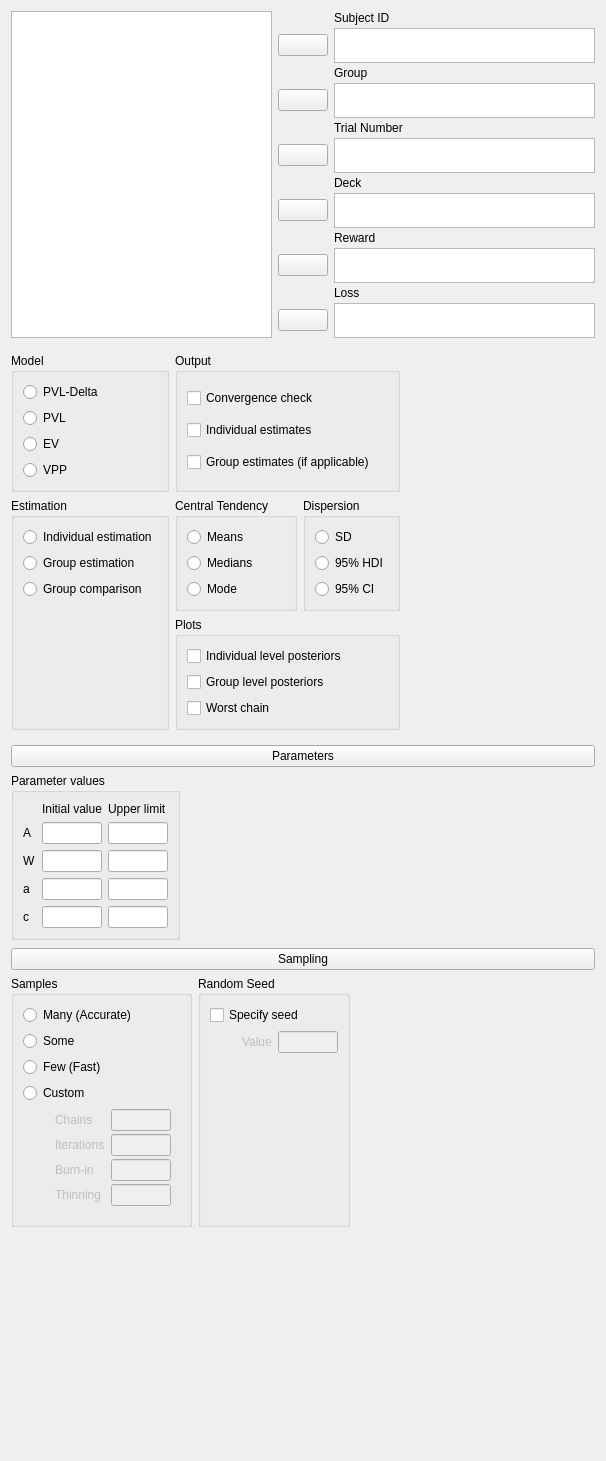
<?xml version="1.0" encoding="UTF-8"?>
<ui version="4.0">
 <class>R11tLearnForm</class>
 <widget class="QWidget" name="R11tLearnForm">
  <property name="geometry">
   <rect>
    <x>0</x>
    <y>0</y>
    <width>606</width>
    <height>1461</height>
   </rect>
  </property>
  <property name="sizePolicy">
   <sizepolicy hsizetype="Fixed" vsizetype="Preferred">
    <horstretch>0</horstretch>
    <verstretch>0</verstretch>
   </sizepolicy>
  </property>
  <property name="windowTitle">
   <string>Form</string>
  </property>
  <layout class="QVBoxLayout" name="verticalLayout">
   <item>
    <widget class="QWidget" name="widget_3" native="true">
     <layout class="QGridLayout" name="gridLayout_7">
      <property name="leftMargin">
       <number>0</number>
      </property>
      <property name="topMargin">
       <number>0</number>
      </property>
      <property name="rightMargin">
       <number>0</number>
      </property>
      <property name="bottomMargin">
       <number>0</number>
      </property>
      <property name="verticalSpacing">
       <number>0</number>
      </property>
      <item row="0" column="1" rowspan="2" colspan="2">
       <widget class="QWidget" name="topWidget" native="true">
        <property name="sizePolicy">
         <sizepolicy hsizetype="Expanding" vsizetype="Fixed">
          <horstretch>0</horstretch>
          <verstretch>0</verstretch>
         </sizepolicy>
        </property>
        <layout class="QGridLayout" name="gridLayout_3">
         <property name="leftMargin">
          <number>0</number>
         </property>
         <property name="topMargin">
          <number>0</number>
         </property>
         <property name="rightMargin">
          <number>0</number>
         </property>
         <property name="bottomMargin">
          <number>0</number>
         </property>
         <property name="verticalSpacing">
          <number>3</number>
         </property>
         <item row="0" column="2">
          <widget class="QLabel" name="label">
           <property name="text">
            <string>Subject ID</string>
           </property>
          </widget>
         </item>
         <item row="7" column="1">
          <widget class="AssignButton" name="buttonAssignDeck">
           <property name="sizePolicy">
            <sizepolicy hsizetype="Fixed" vsizetype="Fixed">
             <horstretch>0</horstretch>
             <verstretch>0</verstretch>
            </sizepolicy>
           </property>
           <property name="minimumSize">
            <size>
             <width>50</width>
             <height>0</height>
            </size>
           </property>
           <property name="maximumSize">
            <size>
             <width>50</width>
             <height>16777215</height>
            </size>
           </property>
           <property name="text">
            <string/>
           </property>
          </widget>
         </item>
         <item row="7" column="2">
          <widget class="BoundListView" name="deck">
           <property name="sizePolicy">
            <sizepolicy hsizetype="Expanding" vsizetype="Fixed">
             <horstretch>0</horstretch>
             <verstretch>0</verstretch>
            </sizepolicy>
           </property>
           <property name="minimumSize">
            <size>
             <width>0</width>
             <height>35</height>
            </size>
           </property>
           <property name="maximumSize">
            <size>
             <width>16777215</width>
             <height>35</height>
            </size>
           </property>
           <property name="selectionMode">
            <enum>QAbstractItemView::ExtendedSelection</enum>
           </property>
          </widget>
         </item>
         <item row="9" column="1">
          <widget class="AssignButton" name="buttonAssignReward">
           <property name="sizePolicy">
            <sizepolicy hsizetype="Fixed" vsizetype="Fixed">
             <horstretch>0</horstretch>
             <verstretch>0</verstretch>
            </sizepolicy>
           </property>
           <property name="minimumSize">
            <size>
             <width>50</width>
             <height>0</height>
            </size>
           </property>
           <property name="maximumSize">
            <size>
             <width>50</width>
             <height>16777215</height>
            </size>
           </property>
           <property name="text">
            <string/>
           </property>
          </widget>
         </item>
         <item row="8" column="2">
          <widget class="QLabel" name="label_5">
           <property name="text">
            <string>Reward</string>
           </property>
          </widget>
         </item>
         <item row="9" column="2">
          <widget class="BoundListView" name="reward">
           <property name="sizePolicy">
            <sizepolicy hsizetype="Expanding" vsizetype="Fixed">
             <horstretch>0</horstretch>
             <verstretch>0</verstretch>
            </sizepolicy>
           </property>
           <property name="minimumSize">
            <size>
             <width>0</width>
             <height>35</height>
            </size>
           </property>
           <property name="maximumSize">
            <size>
             <width>16777215</width>
             <height>35</height>
            </size>
           </property>
           <property name="selectionMode">
            <enum>QAbstractItemView::ExtendedSelection</enum>
           </property>
          </widget>
         </item>
         <item row="11" column="1">
          <widget class="AssignButton" name="buttonAssignLoss">
           <property name="sizePolicy">
            <sizepolicy hsizetype="Fixed" vsizetype="Fixed">
             <horstretch>0</horstretch>
             <verstretch>0</verstretch>
            </sizepolicy>
           </property>
           <property name="minimumSize">
            <size>
             <width>50</width>
             <height>0</height>
            </size>
           </property>
           <property name="maximumSize">
            <size>
             <width>50</width>
             <height>16777215</height>
            </size>
           </property>
           <property name="text">
            <string/>
           </property>
          </widget>
         </item>
         <item row="10" column="2">
          <widget class="QLabel" name="label_6">
           <property name="text">
            <string>Loss</string>
           </property>
          </widget>
         </item>
         <item row="11" column="2">
          <widget class="BoundListView" name="loss">
           <property name="sizePolicy">
            <sizepolicy hsizetype="Expanding" vsizetype="Fixed">
             <horstretch>0</horstretch>
             <verstretch>0</verstretch>
            </sizepolicy>
           </property>
           <property name="minimumSize">
            <size>
             <width>0</width>
             <height>35</height>
            </size>
           </property>
           <property name="maximumSize">
            <size>
             <width>16777215</width>
             <height>35</height>
            </size>
           </property>
           <property name="selectionMode">
            <enum>QAbstractItemView::ExtendedSelection</enum>
           </property>
          </widget>
         </item>
         <item row="5" column="2">
          <widget class="BoundListView" name="trialNumber">
           <property name="sizePolicy">
            <sizepolicy hsizetype="Expanding" vsizetype="Fixed">
             <horstretch>0</horstretch>
             <verstretch>0</verstretch>
            </sizepolicy>
           </property>
           <property name="minimumSize">
            <size>
             <width>0</width>
             <height>35</height>
            </size>
           </property>
           <property name="maximumSize">
            <size>
             <width>16777215</width>
             <height>35</height>
            </size>
           </property>
           <property name="selectionMode">
            <enum>QAbstractItemView::ExtendedSelection</enum>
           </property>
          </widget>
         </item>
         <item row="3" column="1">
          <widget class="AssignButton" name="buttonAssignGroup">
           <property name="sizePolicy">
            <sizepolicy hsizetype="Fixed" vsizetype="Fixed">
             <horstretch>0</horstretch>
             <verstretch>0</verstretch>
            </sizepolicy>
           </property>
           <property name="minimumSize">
            <size>
             <width>50</width>
             <height>0</height>
            </size>
           </property>
           <property name="maximumSize">
            <size>
             <width>50</width>
             <height>16777215</height>
            </size>
           </property>
           <property name="text">
            <string/>
           </property>
          </widget>
         </item>
         <item row="3" column="2">
          <widget class="BoundListView" name="group">
           <property name="sizePolicy">
            <sizepolicy hsizetype="Expanding" vsizetype="Fixed">
             <horstretch>0</horstretch>
             <verstretch>0</verstretch>
            </sizepolicy>
           </property>
           <property name="minimumSize">
            <size>
             <width>0</width>
             <height>35</height>
            </size>
           </property>
           <property name="maximumSize">
            <size>
             <width>16777215</width>
             <height>35</height>
            </size>
           </property>
           <property name="selectionMode">
            <enum>QAbstractItemView::ExtendedSelection</enum>
           </property>
          </widget>
         </item>
         <item row="2" column="2">
          <widget class="QLabel" name="label_2">
           <property name="text">
            <string>Group</string>
           </property>
          </widget>
         </item>
         <item row="5" column="1">
          <widget class="AssignButton" name="buttonAssignTrialNumber">
           <property name="sizePolicy">
            <sizepolicy hsizetype="Fixed" vsizetype="Fixed">
             <horstretch>0</horstretch>
             <verstretch>0</verstretch>
            </sizepolicy>
           </property>
           <property name="minimumSize">
            <size>
             <width>50</width>
             <height>0</height>
            </size>
           </property>
           <property name="maximumSize">
            <size>
             <width>50</width>
             <height>16777215</height>
            </size>
           </property>
           <property name="text">
            <string/>
           </property>
          </widget>
         </item>
         <item row="4" column="2">
          <widget class="QLabel" name="label_4">
           <property name="text">
            <string>Trial Number</string>
           </property>
          </widget>
         </item>
         <item row="6" column="2">
          <widget class="QLabel" name="label_3">
           <property name="text">
            <string>Deck</string>
           </property>
          </widget>
         </item>
         <item row="0" column="1">
          <widget class="QWidget" name="widget_7" native="true"/>
         </item>
         <item row="1" column="2">
          <widget class="BoundListView" name="subjectId">
           <property name="sizePolicy">
            <sizepolicy hsizetype="Expanding" vsizetype="Fixed">
             <horstretch>0</horstretch>
             <verstretch>0</verstretch>
            </sizepolicy>
           </property>
           <property name="minimumSize">
            <size>
             <width>0</width>
             <height>35</height>
            </size>
           </property>
           <property name="maximumSize">
            <size>
             <width>16777215</width>
             <height>35</height>
            </size>
           </property>
           <property name="selectionMode">
            <enum>QAbstractItemView::ExtendedSelection</enum>
           </property>
          </widget>
         </item>
         <item row="1" column="1">
          <widget class="AssignButton" name="buttonAssignSubjectId">
           <property name="sizePolicy">
            <sizepolicy hsizetype="Fixed" vsizetype="Fixed">
             <horstretch>0</horstretch>
             <verstretch>0</verstretch>
            </sizepolicy>
           </property>
           <property name="minimumSize">
            <size>
             <width>50</width>
             <height>0</height>
            </size>
           </property>
           <property name="maximumSize">
            <size>
             <width>50</width>
             <height>16777215</height>
            </size>
           </property>
           <property name="text">
            <string/>
           </property>
          </widget>
         </item>
         <item row="0" column="0" rowspan="12">
          <widget class="AvailableFieldsListView" name="listAvailableFields">
           <property name="sizePolicy">
            <sizepolicy hsizetype="Expanding" vsizetype="Preferred">
             <horstretch>0</horstretch>
             <verstretch>0</verstretch>
            </sizepolicy>
           </property>
           <property name="minimumSize">
            <size>
             <width>0</width>
             <height>0</height>
            </size>
           </property>
           <property name="selectionMode">
            <enum>QAbstractItemView::ExtendedSelection</enum>
           </property>
          </widget>
         </item>
        </layout>
       </widget>
      </item>
      <item row="2" column="1" colspan="2">
       <widget class="QWidget" name="widget_11" native="true">
        <layout class="QGridLayout" name="gridLayout_4">
         <property name="leftMargin">
          <number>0</number>
         </property>
         <property name="topMargin">
          <number>0</number>
         </property>
         <property name="rightMargin">
          <number>0</number>
         </property>
         <property name="bottomMargin">
          <number>0</number>
         </property>
         <property name="verticalSpacing">
          <number>3</number>
         </property>
        </layout>
       </widget>
      </item>
      <item row="4" column="1" rowspan="3" colspan="2">
       <widget class="QWidget" name="widget_15" native="true">
        <layout class="QGridLayout" name="gridLayout_6">
         <property name="leftMargin">
          <number>0</number>
         </property>
         <property name="topMargin">
          <number>0</number>
         </property>
         <property name="rightMargin">
          <number>0</number>
         </property>
         <property name="bottomMargin">
          <number>0</number>
         </property>
         <property name="verticalSpacing">
          <number>3</number>
         </property>
        </layout>
       </widget>
      </item>
      <item row="3" column="1" colspan="2">
       <widget class="QWidget" name="widget_13" native="true">
        <layout class="QGridLayout" name="gridLayout_5">
         <property name="leftMargin">
          <number>0</number>
         </property>
         <property name="topMargin">
          <number>0</number>
         </property>
         <property name="rightMargin">
          <number>0</number>
         </property>
         <property name="bottomMargin">
          <number>0</number>
         </property>
         <property name="verticalSpacing">
          <number>3</number>
         </property>
        </layout>
       </widget>
      </item>
     </layout>
    </widget>
   </item>
   <item>
    <widget class="QWidget" name="widget" native="true">
     <property name="sizePolicy">
      <sizepolicy hsizetype="Fixed" vsizetype="Preferred">
       <horstretch>0</horstretch>
       <verstretch>0</verstretch>
      </sizepolicy>
     </property>
     <layout class="QGridLayout" name="gridLayout_8">
      <property name="leftMargin">
       <number>0</number>
      </property>
      <property name="rightMargin">
       <number>0</number>
      </property>
      <property name="bottomMargin">
       <number>0</number>
      </property>
      <item row="1" column="1" rowspan="2">
       <widget class="BoundGroupBox" name="centralTendency">
        <property name="title">
         <string>Central Tendency</string>
        </property>
        <layout class="QGridLayout" name="gridLayout_23">
         <item row="1" column="0">
          <widget class="QRadioButton" name="_2medians">
           <property name="text">
            <string>Medians</string>
           </property>
          </widget>
         </item>
         <item row="0" column="0">
          <widget class="QRadioButton" name="_1means">
           <property name="text">
            <string>Means</string>
           </property>
          </widget>
         </item>
         <item row="2" column="0">
          <widget class="QRadioButton" name="_3mode">
           <property name="text">
            <string>Mode</string>
           </property>
          </widget>
         </item>
        </layout>
       </widget>
      </item>
      <item row="1" column="0" rowspan="3">
       <widget class="BoundGroupBox" name="estimation">
        <property name="title">
         <string>Estimation</string>
        </property>
        <layout class="QGridLayout" name="gridLayout_10">
         <item row="0" column="0">
          <widget class="QRadioButton" name="_1individualEstimation">
           <property name="text">
            <string>Individual estimation</string>
           </property>
          </widget>
         </item>
         <item row="4" column="0">
          <spacer name="verticalSpacer">
           <property name="orientation">
            <enum>Qt::Vertical</enum>
           </property>
           <property name="sizeHint" stdset="0">
            <size>
             <width>20</width>
             <height>40</height>
            </size>
           </property>
          </spacer>
         </item>
         <item row="1" column="0">
          <widget class="QRadioButton" name="_2groupEstimation">
           <property name="text">
            <string>Group estimation</string>
           </property>
          </widget>
         </item>
         <item row="3" column="0">
          <widget class="QRadioButton" name="_3groupComparison">
           <property name="text">
            <string>Group comparison</string>
           </property>
          </widget>
         </item>
        </layout>
       </widget>
      </item>
      <item row="0" column="0">
       <widget class="BoundGroupBox" name="model">
        <property name="title">
         <string>Model</string>
        </property>
        <layout class="QGridLayout" name="gridLayout_9">
         <item row="0" column="0">
          <widget class="QRadioButton" name="_1pvlDelta">
           <property name="text">
            <string>PVL-Delta</string>
           </property>
          </widget>
         </item>
         <item row="2" column="0">
          <widget class="QRadioButton" name="_3ev">
           <property name="text">
            <string>EV</string>
           </property>
          </widget>
         </item>
         <item row="1" column="0">
          <widget class="QRadioButton" name="_2pvl">
           <property name="text">
            <string>PVL</string>
           </property>
          </widget>
         </item>
         <item row="3" column="0">
          <widget class="QRadioButton" name="_4vpp">
           <property name="text">
            <string>VPP</string>
           </property>
          </widget>
         </item>
        </layout>
       </widget>
      </item>
      <item row="0" column="1" colspan="4">
       <widget class="GroupBox" name="groupBox_3">
        <property name="title">
         <string>Output</string>
        </property>
        <layout class="QGridLayout" name="gridLayout_11">
         <item row="0" column="0">
          <widget class="BoundCheckBox" name="outputConvergenceCheck">
           <property name="text">
            <string>Convergence check</string>
           </property>
          </widget>
         </item>
         <item row="1" column="0">
          <widget class="BoundCheckBox" name="outputIndividualEstimates">
           <property name="text">
            <string>Individual estimates</string>
           </property>
          </widget>
         </item>
         <item row="2" column="0">
          <widget class="BoundCheckBox" name="outputGroupEstimates">
           <property name="text">
            <string>Group estimates (if applicable)</string>
           </property>
          </widget>
         </item>
        </layout>
       </widget>
      </item>
      <item row="3" column="1" colspan="4">
       <widget class="GroupBox" name="groupBox_4">
        <property name="title">
         <string>Plots</string>
        </property>
        <layout class="QGridLayout" name="gridLayout_13">
         <item row="2" column="0">
          <widget class="BoundCheckBox" name="plotGroupLevelPosteriors">
           <property name="text">
            <string>Group level posteriors</string>
           </property>
          </widget>
         </item>
         <item row="1" column="0">
          <widget class="BoundCheckBox" name="plotIndividualLevelPosteriors">
           <property name="text">
            <string>Individual level posteriors</string>
           </property>
          </widget>
         </item>
         <item row="3" column="0">
          <widget class="BoundCheckBox" name="plotWorstChain">
           <property name="text">
            <string>Worst chain</string>
           </property>
          </widget>
         </item>
        </layout>
       </widget>
      </item>
      <item row="1" column="2" rowspan="2" colspan="3">
       <widget class="BoundGroupBox" name="distribution">
        <property name="title">
         <string>Dispersion</string>
        </property>
        <layout class="QGridLayout" name="gridLayout_22">
         <item row="2" column="0">
          <widget class="QRadioButton" name="_3ci">
           <property name="text">
            <string>95% CI</string>
           </property>
          </widget>
         </item>
         <item row="1" column="0">
          <widget class="QRadioButton" name="_2hdi">
           <property name="text">
            <string>95% HDI</string>
           </property>
          </widget>
         </item>
         <item row="0" column="0">
          <widget class="QRadioButton" name="_1sd">
           <property name="text">
            <string>SD</string>
           </property>
          </widget>
         </item>
        </layout>
       </widget>
      </item>
     </layout>
    </widget>
   </item>
   <item>
    <widget class="QWidget" name="widget_10" native="true">
     <layout class="QGridLayout" name="gridLayout_14">
      <property name="leftMargin">
       <number>0</number>
      </property>
      <property name="rightMargin">
       <number>0</number>
      </property>
      <property name="bottomMargin">
       <number>0</number>
      </property>
      <item row="0" column="0">
       <widget class="ExpanderButton" name="pushButton">
        <property name="sizePolicy">
         <sizepolicy hsizetype="Expanding" vsizetype="Fixed">
          <horstretch>0</horstretch>
          <verstretch>0</verstretch>
         </sizepolicy>
        </property>
        <property name="text">
         <string>Parameters</string>
        </property>
       </widget>
      </item>
      <item row="1" column="0">
       <widget class="QWidget" name="containerParameters" native="true">
        <property name="sizePolicy">
         <sizepolicy hsizetype="Fixed" vsizetype="Preferred">
          <horstretch>0</horstretch>
          <verstretch>0</verstretch>
         </sizepolicy>
        </property>
        <layout class="QGridLayout" name="gridLayout_15">
         <property name="leftMargin">
          <number>0</number>
         </property>
         <property name="topMargin">
          <number>0</number>
         </property>
         <property name="bottomMargin">
          <number>0</number>
         </property>
         <item row="0" column="0">
          <widget class="GroupBox" name="groupBox_5">
           <property name="title">
            <string>Parameter values</string>
           </property>
           <layout class="QGridLayout" name="gridLayout_16">
            <item row="4" column="1">
             <widget class="BoundTextBox" name="cInitial">
              <property name="maximumSize">
               <size>
                <width>60</width>
                <height>16777215</height>
               </size>
              </property>
             </widget>
            </item>
            <item row="4" column="2">
             <widget class="BoundTextBox" name="cUpper">
              <property name="maximumSize">
               <size>
                <width>60</width>
                <height>16777215</height>
               </size>
              </property>
             </widget>
            </item>
            <item row="1" column="1">
             <widget class="BoundTextBox" name="AInitial">
              <property name="maximumSize">
               <size>
                <width>60</width>
                <height>16777215</height>
               </size>
              </property>
             </widget>
            </item>
            <item row="2" column="0">
             <widget class="QLabel" name="label_9">
              <property name="text">
               <string>W</string>
              </property>
             </widget>
            </item>
            <item row="3" column="2">
             <widget class="BoundTextBox" name="aUpper">
              <property name="maximumSize">
               <size>
                <width>60</width>
                <height>16777215</height>
               </size>
              </property>
             </widget>
            </item>
            <item row="0" column="1">
             <widget class="QLabel" name="label_12">
              <property name="text">
               <string>Initial value</string>
              </property>
             </widget>
            </item>
            <item row="2" column="2">
             <widget class="BoundTextBox" name="WUpper">
              <property name="maximumSize">
               <size>
                <width>60</width>
                <height>16777215</height>
               </size>
              </property>
             </widget>
            </item>
            <item row="3" column="0">
             <widget class="QLabel" name="label_10">
              <property name="text">
               <string>a</string>
              </property>
             </widget>
            </item>
            <item row="2" column="1">
             <widget class="BoundTextBox" name="WInitial">
              <property name="maximumSize">
               <size>
                <width>60</width>
                <height>16777215</height>
               </size>
              </property>
             </widget>
            </item>
            <item row="3" column="1">
             <widget class="BoundTextBox" name="aInitial">
              <property name="maximumSize">
               <size>
                <width>60</width>
                <height>16777215</height>
               </size>
              </property>
             </widget>
            </item>
            <item row="1" column="2">
             <widget class="BoundTextBox" name="AUpper">
              <property name="maximumSize">
               <size>
                <width>60</width>
                <height>16777215</height>
               </size>
              </property>
             </widget>
            </item>
            <item row="4" column="0">
             <widget class="QLabel" name="label_11">
              <property name="text">
               <string>c</string>
              </property>
             </widget>
            </item>
            <item row="1" column="0">
             <widget class="QLabel" name="label_8">
              <property name="text">
               <string>A</string>
              </property>
             </widget>
            </item>
            <item row="0" column="2">
             <widget class="QLabel" name="label_13">
              <property name="text">
               <string>Upper limit</string>
              </property>
             </widget>
            </item>
           </layout>
          </widget>
         </item>
        </layout>
       </widget>
      </item>
     </layout>
    </widget>
   </item>
   <item>
    <widget class="QWidget" name="widget_5" native="true">
     <layout class="QGridLayout" name="gridLayout_12">
      <property name="leftMargin">
       <number>0</number>
      </property>
      <property name="topMargin">
       <number>2</number>
      </property>
      <property name="rightMargin">
       <number>0</number>
      </property>
      <property name="bottomMargin">
       <number>0</number>
      </property>
      <item row="0" column="0">
       <widget class="ExpanderButton" name="pushButton_2">
        <property name="sizePolicy">
         <sizepolicy hsizetype="Expanding" vsizetype="Fixed">
          <horstretch>0</horstretch>
          <verstretch>0</verstretch>
         </sizepolicy>
        </property>
        <property name="text">
         <string>Sampling</string>
        </property>
       </widget>
      </item>
      <item row="1" column="0">
       <widget class="QWidget" name="containerSampling" native="true">
        <property name="sizePolicy">
         <sizepolicy hsizetype="Fixed" vsizetype="Fixed">
          <horstretch>0</horstretch>
          <verstretch>0</verstretch>
         </sizepolicy>
        </property>
        <layout class="QGridLayout" name="gridLayout_18">
         <property name="leftMargin">
          <number>0</number>
         </property>
         <property name="topMargin">
          <number>0</number>
         </property>
         <property name="bottomMargin">
          <number>0</number>
         </property>
         <item row="0" column="0">
          <widget class="BoundGroupBox" name="samples">
           <property name="title">
            <string>Samples</string>
           </property>
           <layout class="QGridLayout" name="gridLayout_19">
            <item row="1" column="0">
             <widget class="QRadioButton" name="_2some">
              <property name="text">
               <string>Some</string>
              </property>
             </widget>
            </item>
            <item row="0" column="0">
             <widget class="QRadioButton" name="_1many">
              <property name="text">
               <string>Many (Accurate)</string>
              </property>
             </widget>
            </item>
            <item row="3" column="0">
             <widget class="QRadioButton" name="_4custom">
              <property name="text">
               <string>Custom</string>
              </property>
             </widget>
            </item>
            <item row="2" column="0">
             <widget class="QRadioButton" name="_3few">
              <property name="text">
               <string>Few (Fast)</string>
              </property>
             </widget>
            </item>
            <item row="4" column="0">
             <widget class="QWidget" name="custom" native="true">
              <property name="enabled">
               <bool>false</bool>
              </property>
              <layout class="QGridLayout" name="gridLayout_20">
               <property name="leftMargin">
                <number>32</number>
               </property>
               <property name="topMargin">
                <number>0</number>
               </property>
               <property name="verticalSpacing">
                <number>3</number>
               </property>
               <item row="5" column="1">
                <widget class="BoundTextBox" name="customThinning">
                 <property name="maximumSize">
                  <size>
                   <width>60</width>
                   <height>16777215</height>
                  </size>
                 </property>
                </widget>
               </item>
               <item row="3" column="1">
                <widget class="BoundTextBox" name="customBurnin">
                 <property name="maximumSize">
                  <size>
                   <width>60</width>
                   <height>16777215</height>
                  </size>
                 </property>
                </widget>
               </item>
               <item row="1" column="1">
                <widget class="BoundTextBox" name="customIterations">
                 <property name="maximumSize">
                  <size>
                   <width>60</width>
                   <height>16777215</height>
                  </size>
                 </property>
                </widget>
               </item>
               <item row="5" column="0">
                <widget class="QLabel" name="label_17">
                 <property name="text">
                  <string>Thinning</string>
                 </property>
                </widget>
               </item>
               <item row="1" column="0">
                <widget class="QLabel" name="label_7">
                 <property name="text">
                  <string>Iterations</string>
                 </property>
                </widget>
               </item>
               <item row="3" column="0">
                <widget class="QLabel" name="label_14">
                 <property name="text">
                  <string>Burn-in</string>
                 </property>
                </widget>
               </item>
               <item row="0" column="0">
                <widget class="QLabel" name="label_16">
                 <property name="text">
                  <string>Chains</string>
                 </property>
                </widget>
               </item>
               <item row="0" column="1">
                <widget class="BoundTextBox" name="customChains">
                 <property name="maximumSize">
                  <size>
                   <width>60</width>
                   <height>16777215</height>
                  </size>
                 </property>
                </widget>
               </item>
              </layout>
             </widget>
            </item>
           </layout>
          </widget>
         </item>
         <item row="0" column="1">
          <widget class="GroupBox" name="groupBox_7">
           <property name="title">
            <string>Random Seed</string>
           </property>
           <layout class="QGridLayout" name="gridLayout_24">
            <item row="0" column="0">
             <widget class="BoundCheckBox" name="specificSeed">
              <property name="text">
               <string>Specify seed</string>
              </property>
             </widget>
            </item>
            <item row="1" column="0">
             <widget class="QWidget" name="specificSeedContainer" native="true">
              <property name="enabled">
               <bool>false</bool>
              </property>
              <layout class="QGridLayout" name="gridLayout_26">
               <property name="leftMargin">
                <number>32</number>
               </property>
               <property name="topMargin">
                <number>0</number>
               </property>
               <property name="rightMargin">
                <number>0</number>
               </property>
               <property name="bottomMargin">
                <number>0</number>
               </property>
               <item row="0" column="0">
                <widget class="QLabel" name="label_15">
                 <property name="text">
                  <string>Value</string>
                 </property>
                </widget>
               </item>
               <item row="0" column="1">
                <widget class="BoundTextBox" name="specificSeedValue">
                 <property name="maximumSize">
                  <size>
                   <width>60</width>
                   <height>16777215</height>
                  </size>
                 </property>
                </widget>
               </item>
               <item row="1" column="1">
                <spacer name="verticalSpacer_3">
                 <property name="orientation">
                  <enum>Qt::Vertical</enum>
                 </property>
                 <property name="sizeHint" stdset="0">
                  <size>
                   <width>20</width>
                   <height>40</height>
                  </size>
                 </property>
                </spacer>
               </item>
              </layout>
             </widget>
            </item>
           </layout>
          </widget>
         </item>
        </layout>
       </widget>
      </item>
     </layout>
    </widget>
   </item>
   <item>
    <spacer name="verticalSpacer_2">
     <property name="orientation">
      <enum>Qt::Vertical</enum>
     </property>
     <property name="sizeHint" stdset="0">
      <size>
       <width>20</width>
       <height>40</height>
      </size>
     </property>
    </spacer>
   </item>
  </layout>
 </widget>
 <customwidgets>
  <customwidget>
   <class>AssignButton</class>
   <extends>QPushButton</extends>
   <header>widgets/assignbutton.h</header>
  </customwidget>
  <customwidget>
   <class>AvailableFieldsListView</class>
   <extends>QListView</extends>
   <header>widgets/availablefieldslistview.h</header>
  </customwidget>
  <customwidget>
   <class>BoundListView</class>
   <extends>QListView</extends>
   <header>widgets/boundlistview.h</header>
  </customwidget>
  <customwidget>
   <class>GroupBox</class>
   <extends>QGroupBox</extends>
   <header>widgets/groupbox.h</header>
   <container>1</container>
  </customwidget>
  <customwidget>
   <class>BoundTextBox</class>
   <extends>QLineEdit</extends>
   <header>widgets/boundtextbox.h</header>
  </customwidget>
  <customwidget>
   <class>BoundGroupBox</class>
   <extends>QGroupBox</extends>
   <header>widgets/boundgroupbox.h</header>
   <container>1</container>
  </customwidget>
  <customwidget>
   <class>ExpanderButton</class>
   <extends>QPushButton</extends>
   <header>widgets/expanderbutton.h</header>
  </customwidget>
  <customwidget>
   <class>BoundCheckBox</class>
   <extends>QCheckBox</extends>
   <header>widgets/boundcheckbox.h</header>
  </customwidget>
 </customwidgets>
 <tabstops>
  <tabstop>buttonAssignSubjectId</tabstop>
  <tabstop>subjectId</tabstop>
  <tabstop>_1pvlDelta</tabstop>
  <tabstop>outputConvergenceCheck</tabstop>
  <tabstop>outputIndividualEstimates</tabstop>
  <tabstop>outputGroupEstimates</tabstop>
  <tabstop>_1individualEstimation</tabstop>
  <tabstop>_2groupEstimation</tabstop>
  <tabstop>_3groupComparison</tabstop>
  <tabstop>_1means</tabstop>
  <tabstop>_2medians</tabstop>
  <tabstop>_3mode</tabstop>
  <tabstop>_1sd</tabstop>
  <tabstop>_2hdi</tabstop>
  <tabstop>_3ci</tabstop>
  <tabstop>plotIndividualLevelPosteriors</tabstop>
  <tabstop>plotGroupLevelPosteriors</tabstop>
  <tabstop>plotWorstChain</tabstop>
  <tabstop>pushButton</tabstop>
  <tabstop>AInitial</tabstop>
  <tabstop>AUpper</tabstop>
  <tabstop>WInitial</tabstop>
  <tabstop>WUpper</tabstop>
  <tabstop>aInitial</tabstop>
  <tabstop>aUpper</tabstop>
  <tabstop>cInitial</tabstop>
  <tabstop>cUpper</tabstop>
  <tabstop>pushButton_2</tabstop>
  <tabstop>_1many</tabstop>
  <tabstop>_2some</tabstop>
  <tabstop>_3few</tabstop>
  <tabstop>_4custom</tabstop>
  <tabstop>customIterations</tabstop>
  <tabstop>customBurnin</tabstop>
  <tabstop>specificSeed</tabstop>
  <tabstop>specificSeedValue</tabstop>
 </tabstops>
 <resources/>
 <connections>
  <connection>
   <sender>_4custom</sender>
   <signal>toggled(bool)</signal>
   <receiver>custom</receiver>
   <slot>setEnabled(bool)</slot>
   <hints>
    <hint type="sourcelabel">
     <x>148</x>
     <y>1091</y>
    </hint>
    <hint type="destinationlabel">
     <x>149</x>
     <y>1160</y>
    </hint>
   </hints>
  </connection>
  <connection>
   <sender>specificSeed</sender>
   <signal>toggled(bool)</signal>
   <receiver>specificSeedContainer</receiver>
   <slot>setEnabled(bool)</slot>
   <hints>
    <hint type="sourcelabel">
     <x>418</x>
     <y>1033</y>
    </hint>
    <hint type="destinationlabel">
     <x>414</x>
     <y>1131</y>
    </hint>
   </hints>
  </connection>
 </connections>
</ui>
